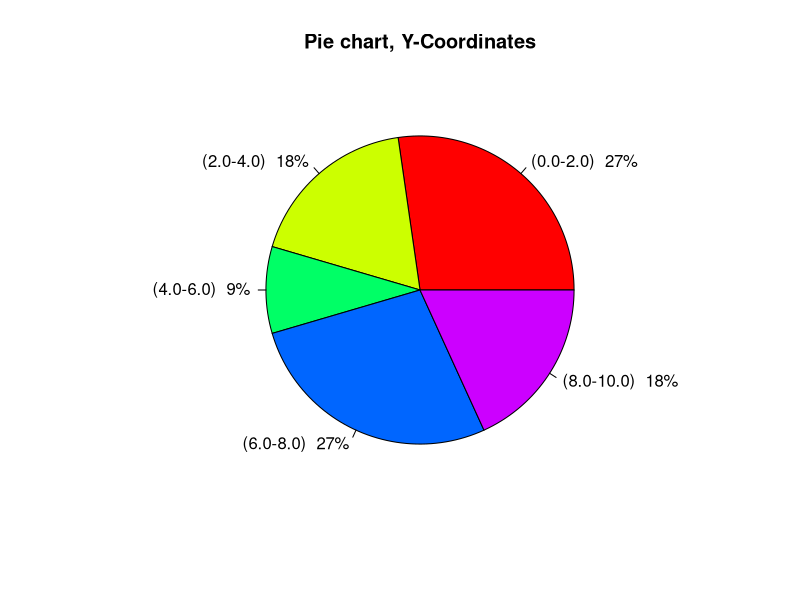

Reproduce this figure in R.
#pie chart
slices = c(3, 2, 1, 3, 2)
labels = c("(0.0-2.0) ", "(2.0-4.0) ", "(4.0-6.0) ", "(6.0-8.0) ", "(8.0-10.0) ")
percents = round(slices/sum(slices)*100)
labels <- paste(labels, percents)
labels <- paste(labels, "%", sep = "")
pie(slices, labels = labels, col = rainbow(length(slices)), main = "Pie chart, Y-Coordinates")